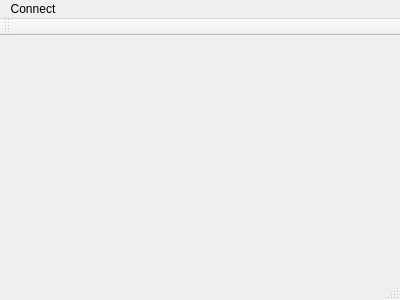
<?xml version="1.0" encoding="UTF-8"?>
<ui version="4.0">
 <class>MainWindow</class>
 <widget class="QMainWindow" name="MainWindow">
  <property name="geometry">
   <rect>
    <x>0</x>
    <y>0</y>
    <width>400</width>
    <height>300</height>
   </rect>
  </property>
  <property name="windowTitle">
   <string>MainWindow</string>
  </property>
  <widget class="QWidget" name="centralWidget"/>
  <widget class="QMenuBar" name="menuBar">
   <property name="geometry">
    <rect>
     <x>0</x>
     <y>0</y>
     <width>400</width>
     <height>23</height>
    </rect>
   </property>
   <widget class="QMenu" name="menuConnect">
    <property name="title">
     <string>Connect</string>
    </property>
    <addaction name="actionSerial_Port"/>
   </widget>
   <addaction name="menuConnect"/>
  </widget>
  <widget class="QToolBar" name="mainToolBar">
   <attribute name="toolBarArea">
    <enum>TopToolBarArea</enum>
   </attribute>
   <attribute name="toolBarBreak">
    <bool>false</bool>
   </attribute>
  </widget>
  <widget class="QStatusBar" name="statusBar"/>
  <action name="actionSerial_Port">
   <property name="text">
    <string>Serial Port</string>
   </property>
  </action>
 </widget>
 <layoutdefault spacing="6" margin="11"/>
 <resources/>
 <connections/>
</ui>
